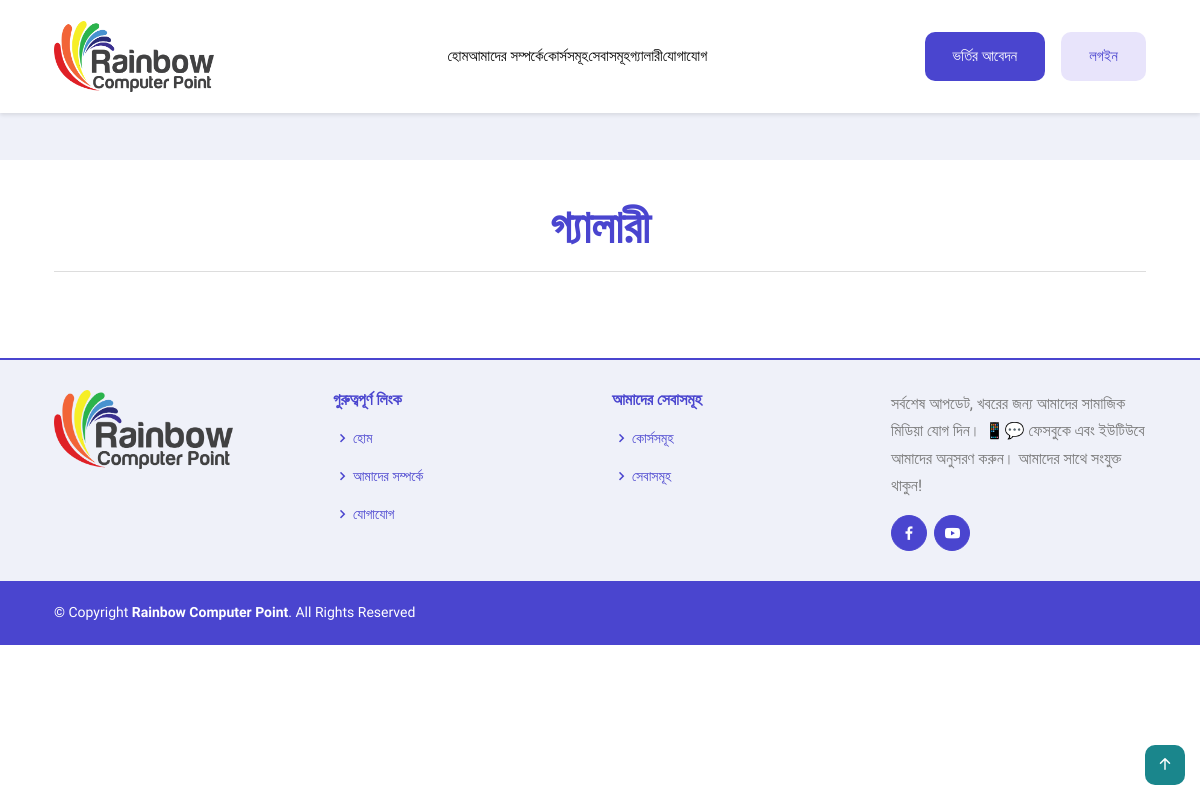
Page /galleryPage/ on the earlier database version.
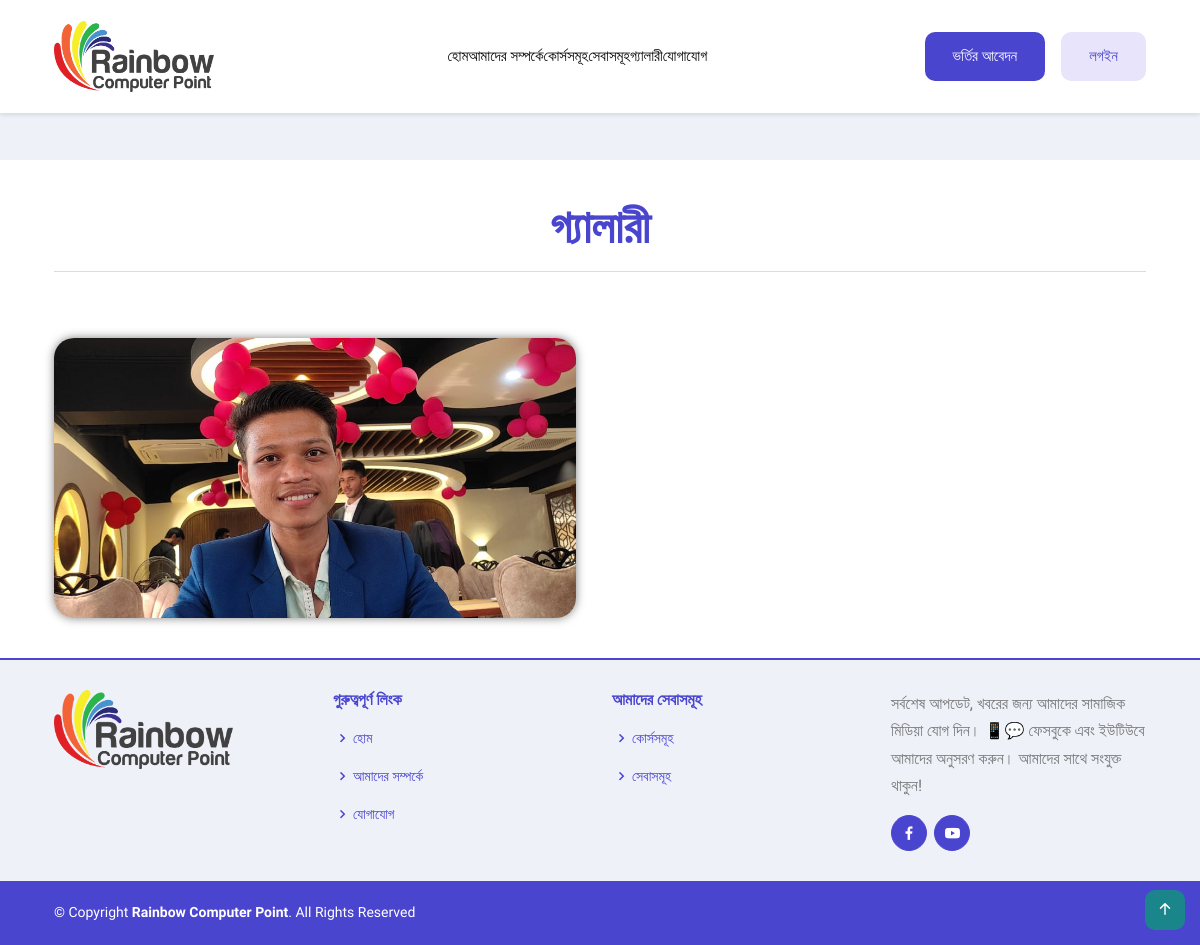
Same page on the later database version.
### RainbowApp/models.py (models this page shows)
class GalleryImageModel(models.Model):
    ImageTitle = models.CharField(max_length=100)
    GalleryImage = models.ImageField(upload_to='galleryImage')

### RainbowProject/views.py (the view)
# urls.py: path('galleryPage/',galleryPage, name='galleryPage'),
def galleryPage(request):
    galleryData = GalleryImageModel.objects.all()
    context = {
        'galleryData': galleryData,
    }
    return render(request,'gallery/gallerypage.html',context)

### template/gallery/gallerypage.html (shortened to what this page needs)
{% extends 'master/master.html' %}
{% block content %}
  <section class="section gallery">
    <div class="container">
      <div class="row">
        <div class="section-title">
          <h1>গ্যালারী</h1>
          <hr>
        </div>
        <div class="row" id="galleryimage-cards-container">
          {% for i in galleryData %}
          <div class="col-lg-6">
              <div class="img-card" style="height: 300px; padding-top:20px;">
                  <img src="{{ i.GalleryImage.url }}" class="card-img-top" alt="profile image" style="width: 100%; height: 100%; object-fit: cover; border-radius: 20px;">
              </div>
          </div>
          {% endfor %}
      </div>
      </div>
    </div>
  </section>
{% endblock content %}

### template/master/master.html (shortened to what this page needs)
<!DOCTYPE html>
{% load static %}
<html lang="en-us">
<head>
  <link rel="stylesheet" href="https://cdnjs.cloudflare.com/ajax/libs/boxicons/2.1.0/css/boxicons.min.css"
 />
  <link href="../static/vendor/bootstrap-icons/bootstrap-icons.css" rel="stylesheet">
  <link rel="stylesheet" href="https://cdnjs.cloudflare.com/ajax/libs/bootstrap/5.3.3/css/bootstrap.min.css"
 />
  <link rel="stylesheet" href="{% static 'style.css' %}">
</head>
<body>
  {% include 'master/header.html' %}
    {% block content %}
    {% endblock content %}
  {% include 'master/footer.html' %}
  <a href="#" id="back-to-top" class="back-to-top d-flex align-items-center justify-content-center">
    <i class="bi bi-arrow-up-short"></i>
  </a>
</body>
</html>

### template/master/header.html (shortened to what this page needs)
<header class="navigation bg-tertiary">
    <nav class="navbar navbar-expand-xl navbar-light text-center py-3">
      <div class="container">
        <a class="navbar-brand" href="/">
          <img loading="prelaod" decoding="async" class="img-fluid" width="160" src="../static/images/logo.png"
            alt="রেইনবো">
        </a>
        <div class="collapse navbar-collapse" id="navbarSupportedContent">
          <ul class="navbar-nav mx-auto mb-2 mb-lg-0">
            <li class="nav-item"> <a class="nav-link" href="{% url 'homePage' %}">হোম</a>
            </li>
            <li class="nav-item "> <a class="nav-link" href="{% url 'aboutUs' %}">আমাদের সম্পর্কে</a>
            </li>
            <li class="nav-item "> <a class="nav-link" href="{% url 'coursePage' %}">কোর্সসমূহ</a>
            </li>
            <li class="nav-item "> <a class="nav-link" href="{% url 'servicePage' %}">সেবাসমূহ</a>
            </li>
            <li class="nav-item "> <a class="nav-link" href="{% url 'galleryPage' %}">গ্যালারী</a>
            </li>
            <li class="nav-item "> <a class="nav-link" href="{% url 'contactUsPage' %}">যোগাযোগ</a>
            </li>
          </ul>
          <a href="{% url 'admissionformPage' %}" class="btn btn-primary ">ভর্তির আবেদন</a>
          <a href="{% url 'studentSignin' %}" class="btn btn-outline-primary ms-2 ms-lg-3">লগইন</a>
        </div>
      </div>
    </nav>
  </header>

### template/master/footer.html
<footer id="footer">
    <div class="footer-top">
      <div class="container">
        <div class="row">
          <div class="col-lg-3 col-md-6 footer-contact">
            <img src="../static/images/logo.png" class="img-fluid animated" alt="sobjantalogo">
          </div>
          <div class="col-lg-3 col-md-6 footer-links">
            <h4>গুরুত্বপূর্ণ লিংক</h4>
            <ul>
              <li><i class="bx bx-chevron-right"></i> <a href="{% url 'homePage' %}">হোম</a></li>
              <li><i class="bx bx-chevron-right"></i> <a href="{% url 'aboutUs' %}">আমাদের সম্পর্কে</a></li>
              <li><i class="bx bx-chevron-right"></i> <a href="{% url 'contactUsPage' %}">যোগাযোগ</a></li>
            </ul>
          </div>
          <div class="col-lg-3 col-md-6 footer-links">
            <h4>আমাদের সেবাসমূহ</h4>
            <ul>
              <li><i class="bx bx-chevron-right"></i> <a href="{% url 'coursePage' %}">কোর্সসমূহ</a></li>
              <li><i class="bx bx-chevron-right"></i> <a href="{% url 'servicePage' %}">সেবাসমূহ</a></li>
            </ul>
          </div>
          <div class="col-lg-3 col-md-6 footer-links">
            <p>সর্বশেষ আপডেট, খবরের জন্য আমাদের সামাজিক মিডিয়া যোগ দিন। 📱💬 ফেসবুকে এবং ইউটিউবে আমাদের অনুসরণ করুন।
              আমাদের সাথে সংযুক্ত থাকুন!</p>
            <div class="social-links mt-3">
              <a href="https://www.facebook.com" target="_blank" class="facebook" aria-label="Facebook">
                <i class="bx bxl-facebook"></i>
              </a>
              <a href="https://www.youtube.com" target="_blank" class="youtube" aria-label="Youtube">
                <i class='bx bxl-youtube'></i>
              </a>
            </div>
          </div>
        </div>
      </div>
    </div>
    <div class="container footer-bottom clearfix">
      <div class="copyright">
        &copy; Copyright <strong><span>Rainbow Computer Point</span></strong>. All Rights Reserved
      </div>
    </div>
  </footer>

Differences in the rows shown:
added GalleryImageModel: GalleryImage (picture)
